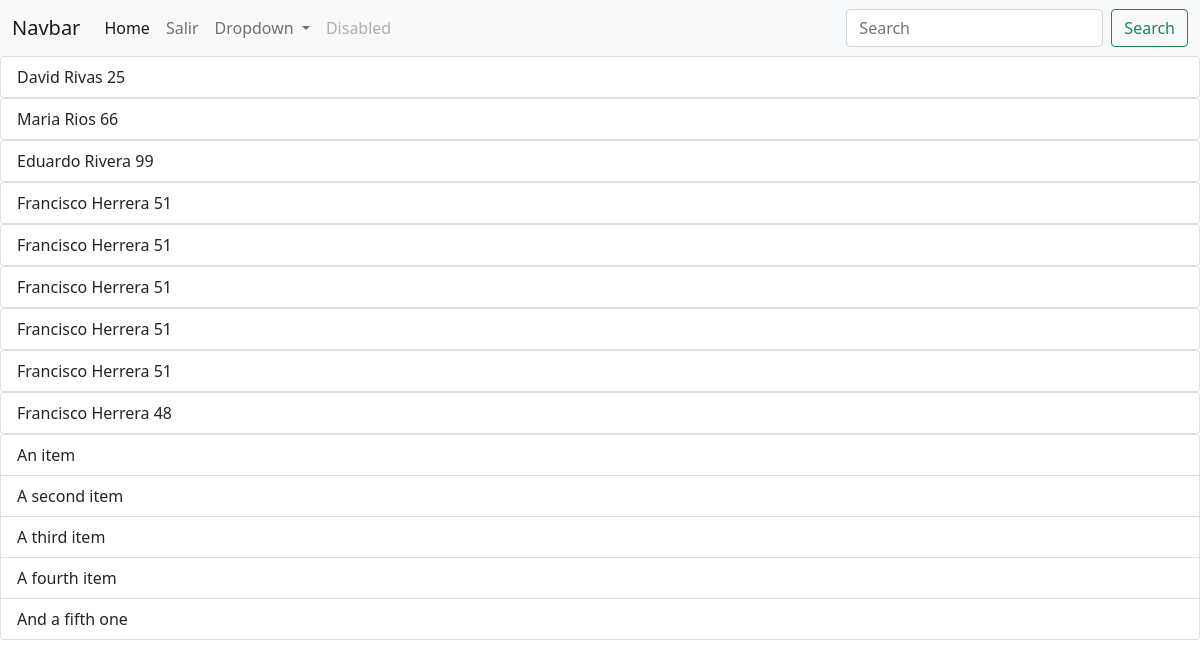
Screenshot of /clientes with the database file from the repository.
### catalogo/models.py (models this page shows)
class Cliente(models.Model):
    rut = models.CharField(max_length=10, null=False)
    nombre = models.CharField(max_length=50, null=False)
    apellido = models.CharField(max_length=100, null=False)
    edad= models.IntegerField()
    clave= models.CharField(max_length=20)

### catalogo/views.py (the view)
# urls.py: path('clientes', views.clientes),
def clientes(request):
    cliente= Cliente.objects.all()
    return render(request, 'catalogo/clientes.html', {"data":cliente})

### catalogo/templates/catalogo/clientes.html
{% extends 'catalogo/layout.html'%}
{% block content %}
    {% for cli in data %}
    <ul class="list-group">
        {% if cli.edad >= 18 %}
            <li class="list-group-item">{{cli.nombre}} {{cli.apellido}} {{cli.edad}}</li>
        {% endif %}
    </ul>
    {% endfor %}
{% endblock %}

### catalogo/static/css/estilos.css (style rules this page uses)
html, body { width: 100%; height: 100%; }
* { margin:0; padding: 0; }

### rows the page displays
Cliente: nombre "David", apellido "Rivas", edad "25"
Cliente: nombre "Maria", apellido "Rios", edad "66"
Cliente: nombre "Eduardo", apellido "Rivera", edad "99"
Cliente: nombre "Francisco", apellido "Herrera", edad "51"
Cliente: nombre "Francisco", apellido "Herrera", edad "51"
Cliente: nombre "Francisco", apellido "Herrera", edad "51"
Cliente: nombre "Francisco", apellido "Herrera", edad "51"
Cliente: nombre "Francisco", apellido "Herrera", edad "51"
Cliente: nombre "Francisco", apellido "Herrera", edad "48"
